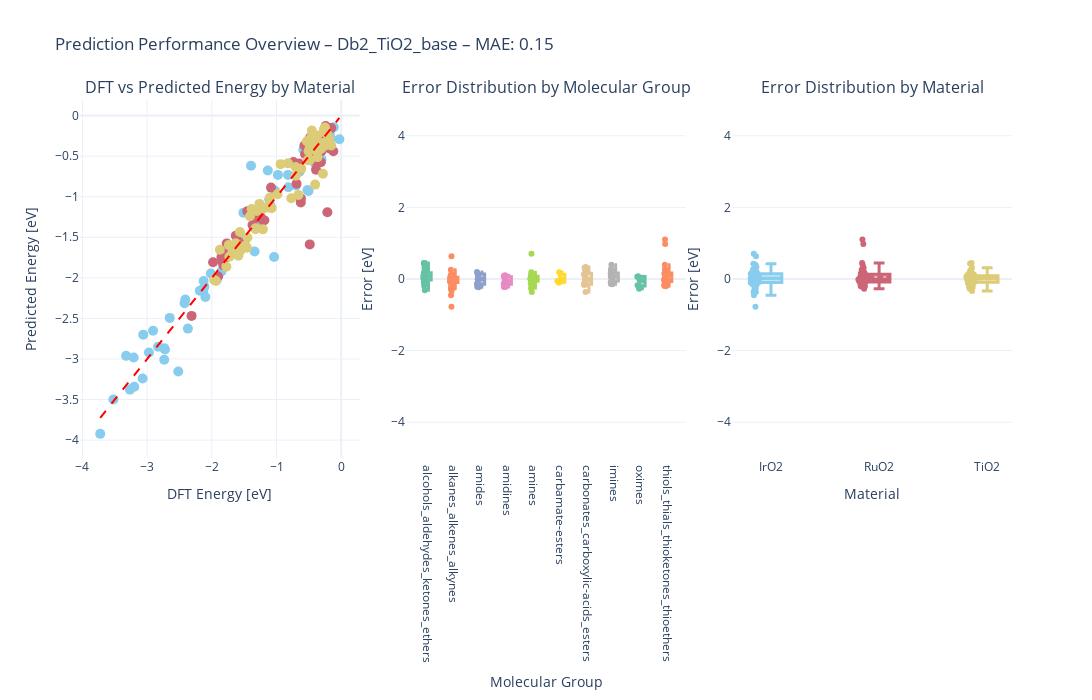
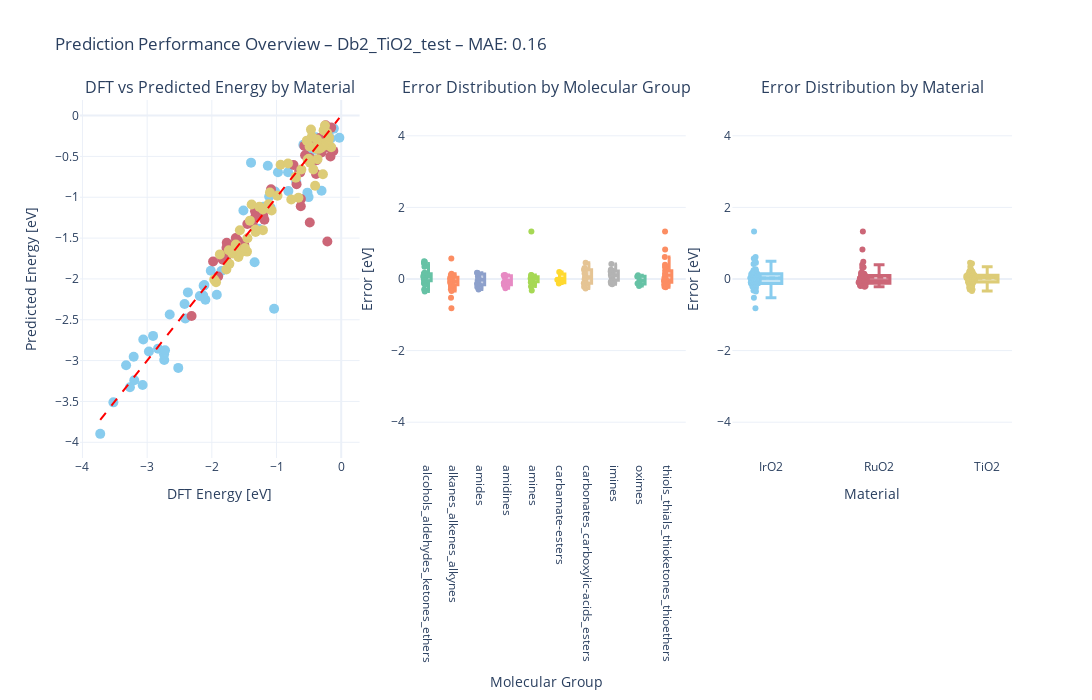
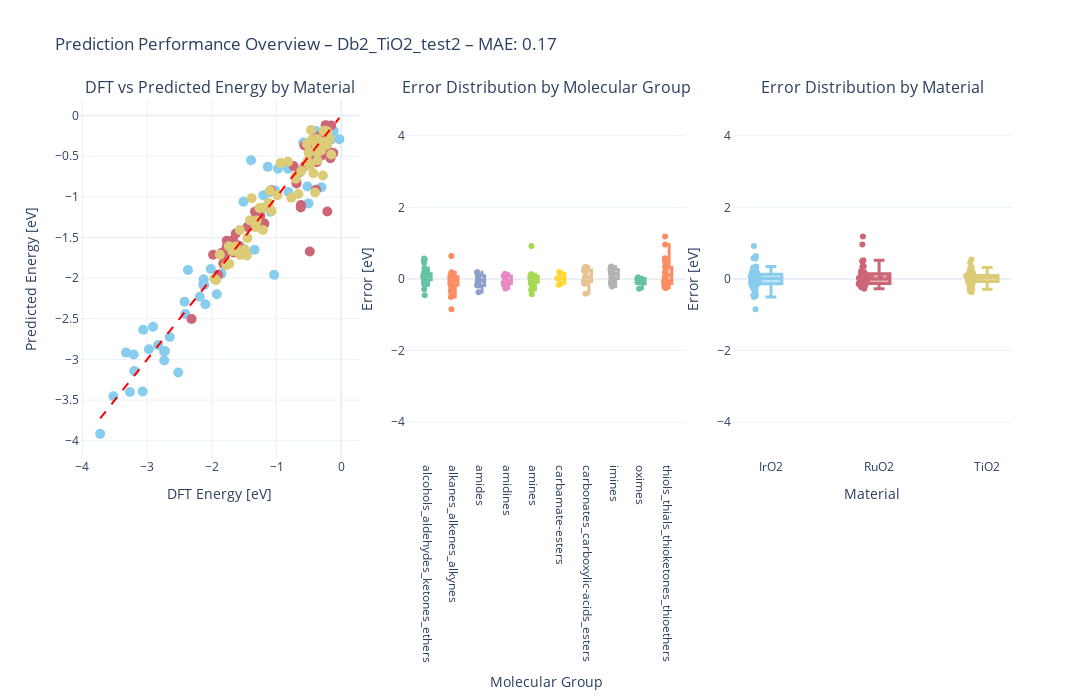
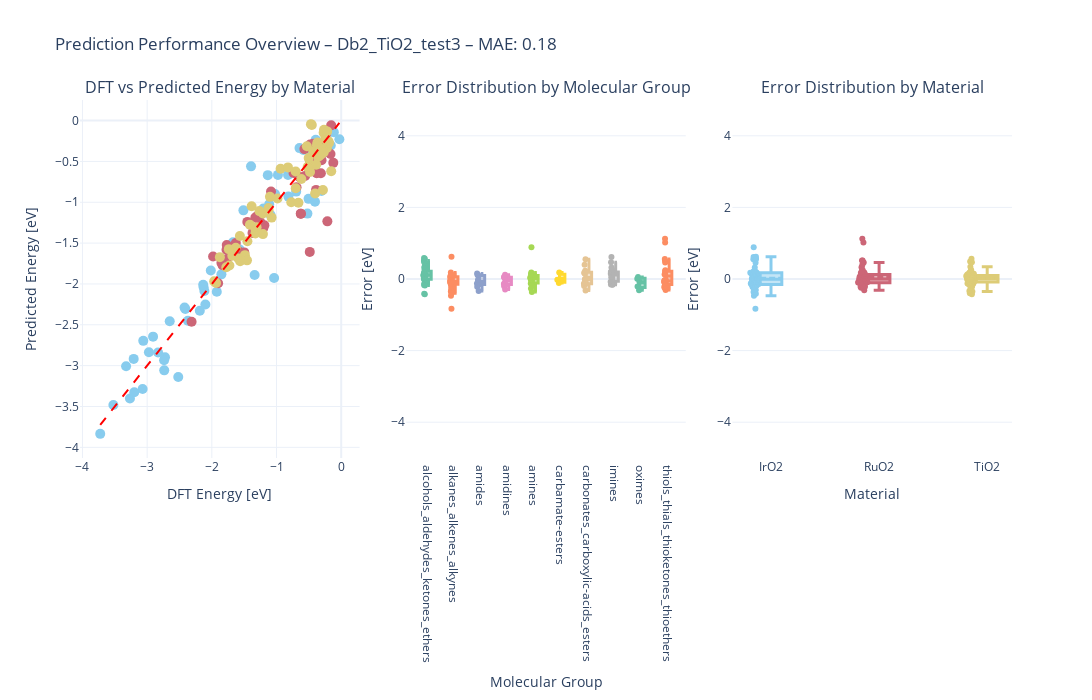

These figures' notebook cell, in order:
### Code cell
dirs = ["Db1_TiO2_base", "Db1_TiO2_test", "Db1_TiO2_test2", "Db1_TiO2_test3", "Db1_TiO2_test4", "Db1_TiO2_test5"]
dirs = ["Db2_TiO2_base", "Db2_TiO2_test", "Db2_TiO2_test2", "Db2_TiO2_test3", "Db2_TiO2_test4", "Db2_TiO2_test5"]
# dirs = ["Db3_TiO2_base", "Db3_TiO2_test", "Db3_TiO2_test2", "Db3_TiO2_test3", "Db3_TiO2_test4", "Db3_TiO2_test5"]
plot_all_experiments(dirs, "/home/tvanhout/oxides_ML/models/Experiments/RELAXED/tolerance_fixed")
